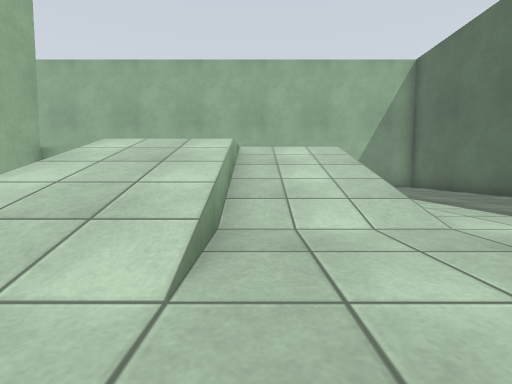
view 1 (above)

19 first-person views from a walk through a Gazebo world. The camera is 0.72 m above the floor, tilts 4° down and sees 85° across. The floor is counted in squares, 1 m on a side. Each view is taken from the middle of a square. On the plan, view 1 faces up. The plan holds only what a view shows up to about 10 squares ahead; the rest is blank.

view 2
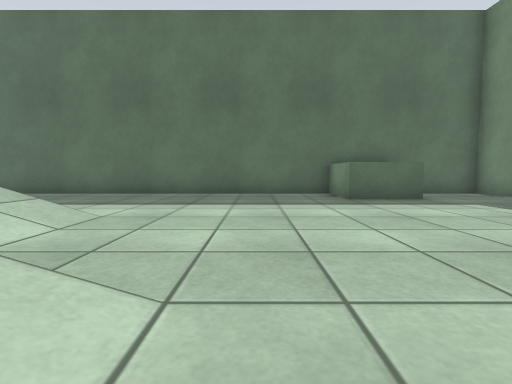

view 3
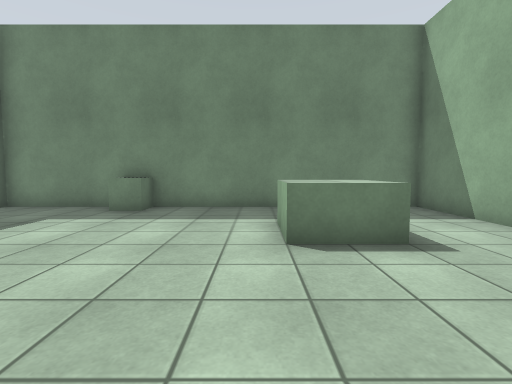

view 4
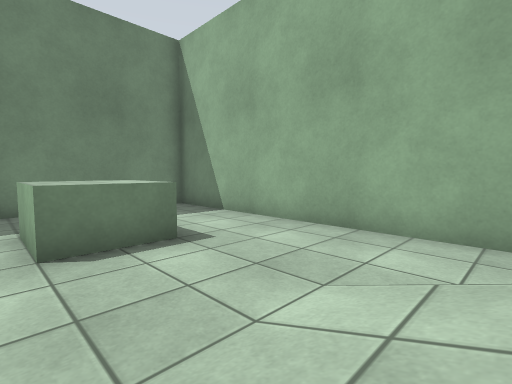

view 5
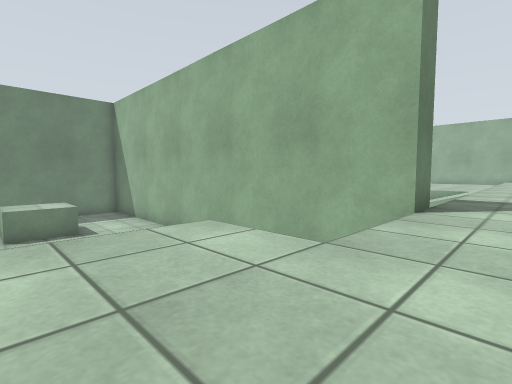

view 6
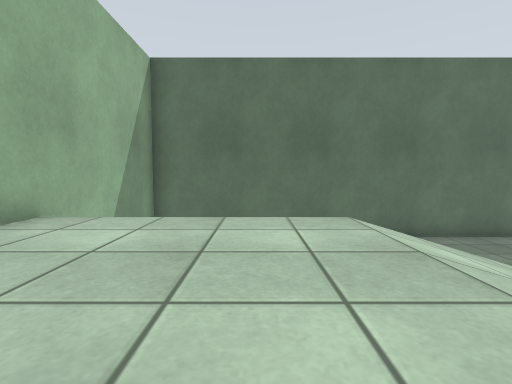

view 7
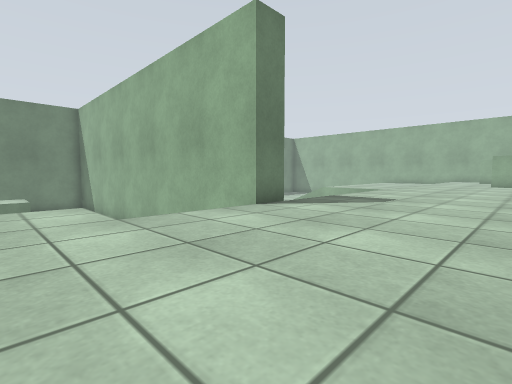

view 8
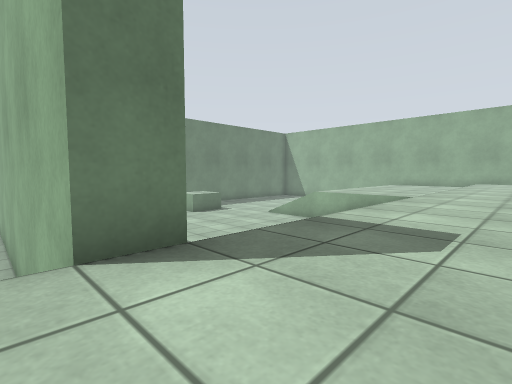

view 9
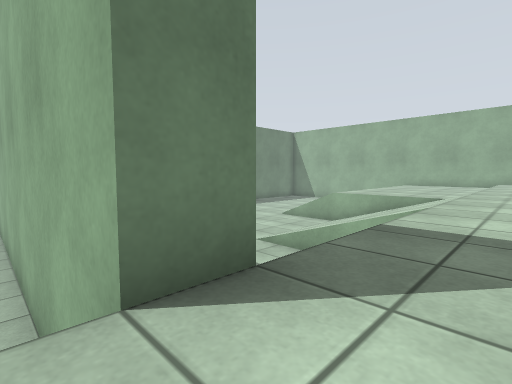

view 10
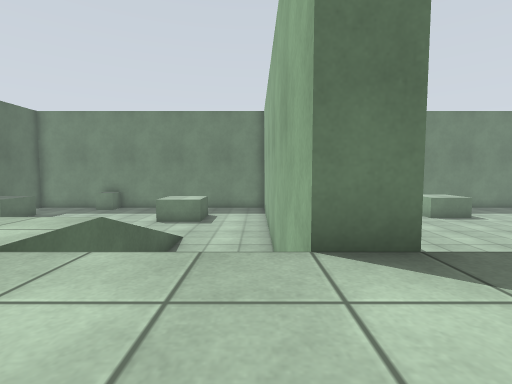

view 11
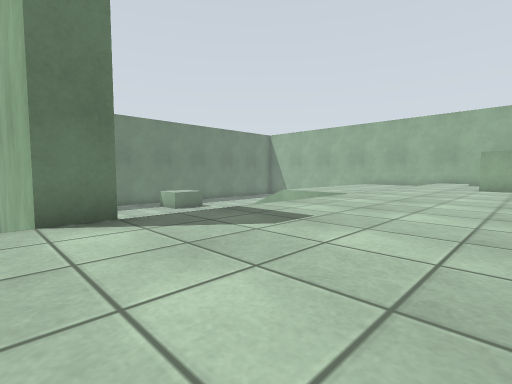

view 12
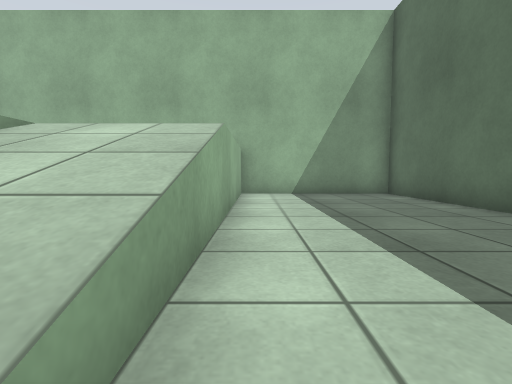

view 13
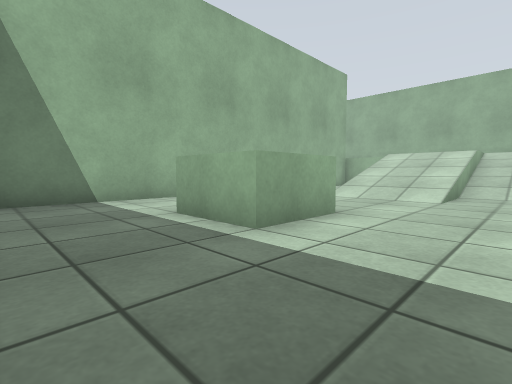

view 14
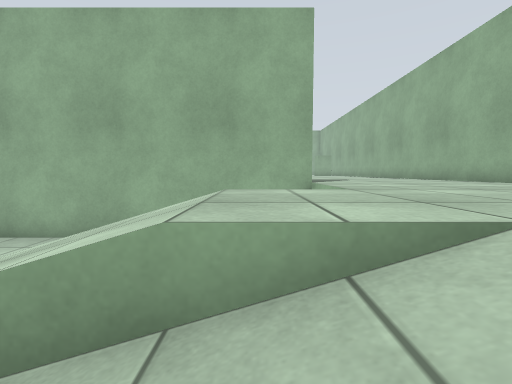

view 15
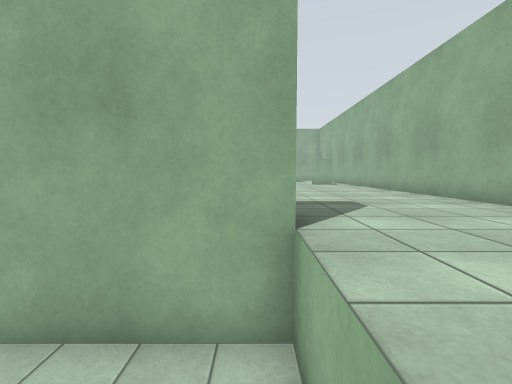

view 16
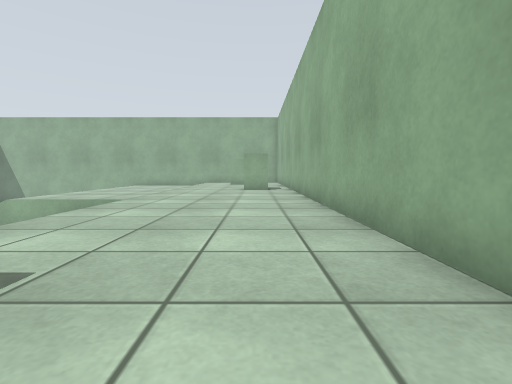

view 17
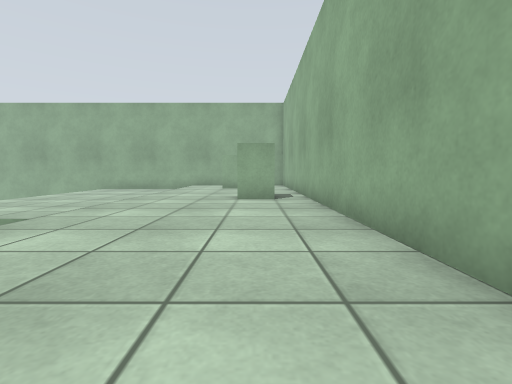

view 18
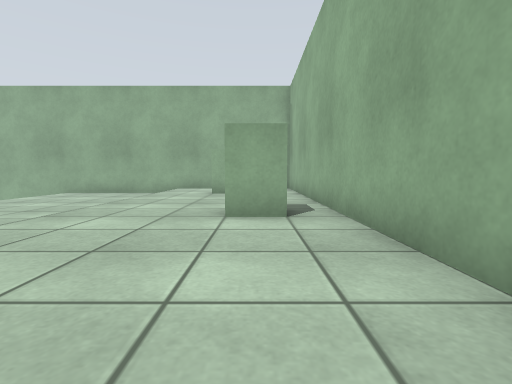

view 19
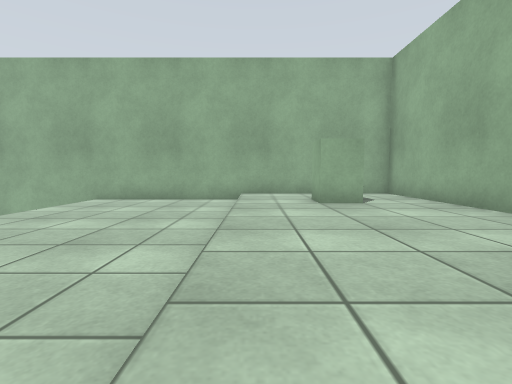

### Floor plan
Key: @ floor where view 1 was taken; # wall or solid block; . main floor; : floor 1.3 m higher than the main floor; + floor 1.5 m higher than the main floor; / step, stairs or slope.
Columns run from 28 left of view 1 to 8 right of it. Each row starts with its distance up from view 1.
 14 #####################################
 13 #++++++++++++++++++++++++++  ++.....#
 12 # ++++++#++++++++++++++++++ +++.....#
 11 #++#+++++++++++++++++++++++++++.....#
 10 #++++++++++++++++++++++++++++++.....#
  9 #++++++++++++++++++++++++++++++.....#
  8 #:::::::::://///     #.  +++///.....#
  7 #:::::::::://///     #.  +++///.....#
  6 #::::::::::  ///     #.  //////.....#
  5 #::::::::     //.    #.  //////.....#
  4 #:::::::       /.    #.  //////.....#
  3 #             ....   #...///........#
  2 #             ....   #...///........#
  1 #             ...    #..............#
  0 #                    #......@.......#
 -1                      #..............#
 -2                      #...##.......###
 -3                      #...##.......###
 -4                      #............. #
 -5                      #..............#
 -6                      #.........#....#
 -7                      ################

Positions as (right, up) in squares from view 1, and headings:
1: (0, 0), facing up
2: (-2, 1), facing right
3: (-1, 3), facing down
4: (-1, 3), facing down-left
5: (-1, 10), facing down-left
6: (-2, 10), facing right
7: (-2, 13), facing down-left
8: (-6, 11), facing down-left
9: (-6, 10), facing down-left
10: (-6, 11), facing down
11: (-6, 13), facing down-left
12: (3, 4), facing up
13: (1, -6), facing up-left
14: (1, 7), facing left
15: (-3, 8), facing left
16: (-8, 12), facing left
17: (-12, 12), facing left
18: (-15, 12), facing left
19: (-18, 9), facing left
